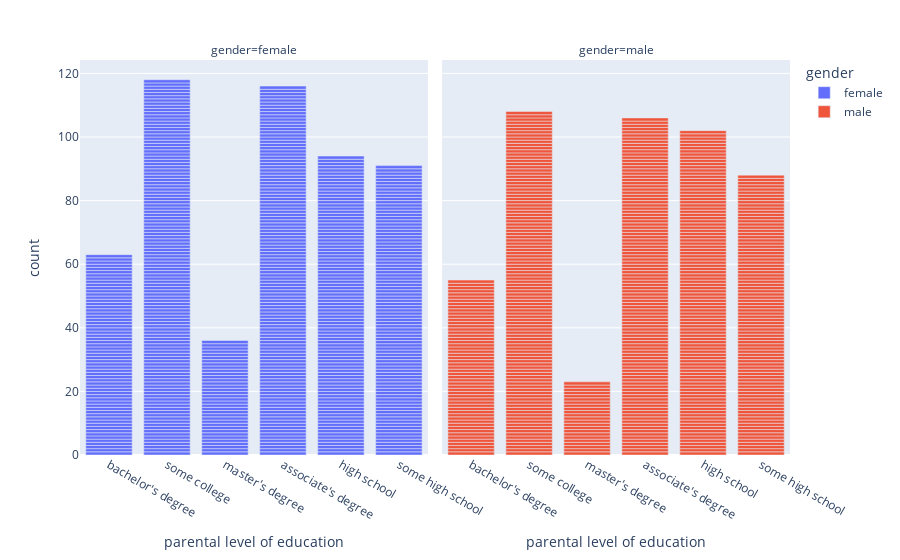

Notebook code cell kept with this figure:
### Markdown cell above
**checking the relation between the gender and education of parent's**

### Code cell
px.bar(df,x='parental level of education',facet_col='gender',color='gender')

### Figure 1 — Plotly figure (JSON) as saved in the notebook; plotly's stock layout.template omitted (floating-point values rounded to 4 significant figures; data arrays with more than 128 entries replaced by an {"elided": "..."} marker saying what was removed)
{"data": [{"alignmentgroup": "True", "hovertemplate": "gender=female<br>parental level of education=%{x}<br>count=%{y}<extra></extra>", "legendgroup": "female", "marker": {"color": "#636efa"}, "name": "female", "offsetgroup": "female", "orientation": "v", "showlegend": true, "textposition": "auto", "type": "bar", "x": {"elided": "518 str values"}, "xaxis": "x", "y": {"elided": "518 int values"}, "yaxis": "y"}, {"alignmentgroup": "True", "hovertemplate": "gender=male<br>parental level of education=%{x}<br>count=%{y}<extra></extra>", "legendgroup": "male", "marker": {"color": "#EF553B"}, "name": "male", "offsetgroup": "male", "orientation": "v", "showlegend": true, "textposition": "auto", "type": "bar", "x": {"elided": "482 str values"}, "xaxis": "x2", "y": {"elided": "482 int values"}, "yaxis": "y2"}], "layout": {"annotations": [{"font": {}, "showarrow": false, "text": "gender=female", "x": 0.245, "xanchor": "center", "xref": "paper", "y": 1, "yanchor": "bottom", "yref": "paper"}, {"font": {}, "showarrow": false, "text": "gender=male", "x": 0.755, "xanchor": "center", "xref": "paper", "y": 1, "yanchor": "bottom", "yref": "paper"}], "barmode": "relative", "legend": {"title": {"text": "gender"}, "tracegroupgap": 0}, "margin": {"t": 60}, "xaxis": {"anchor": "y", "domain": [0, 0.49], "title": {"text": "parental level of education"}}, "xaxis2": {"anchor": "y2", "domain": [0.51, 1], "matches": "x", "title": {"text": "parental level of education"}}, "yaxis": {"anchor": "x", "domain": [0, 1], "title": {"text": "count"}}, "yaxis2": {"anchor": "x2", "domain": [0, 1], "matches": "y", "showticklabels": false}}}
